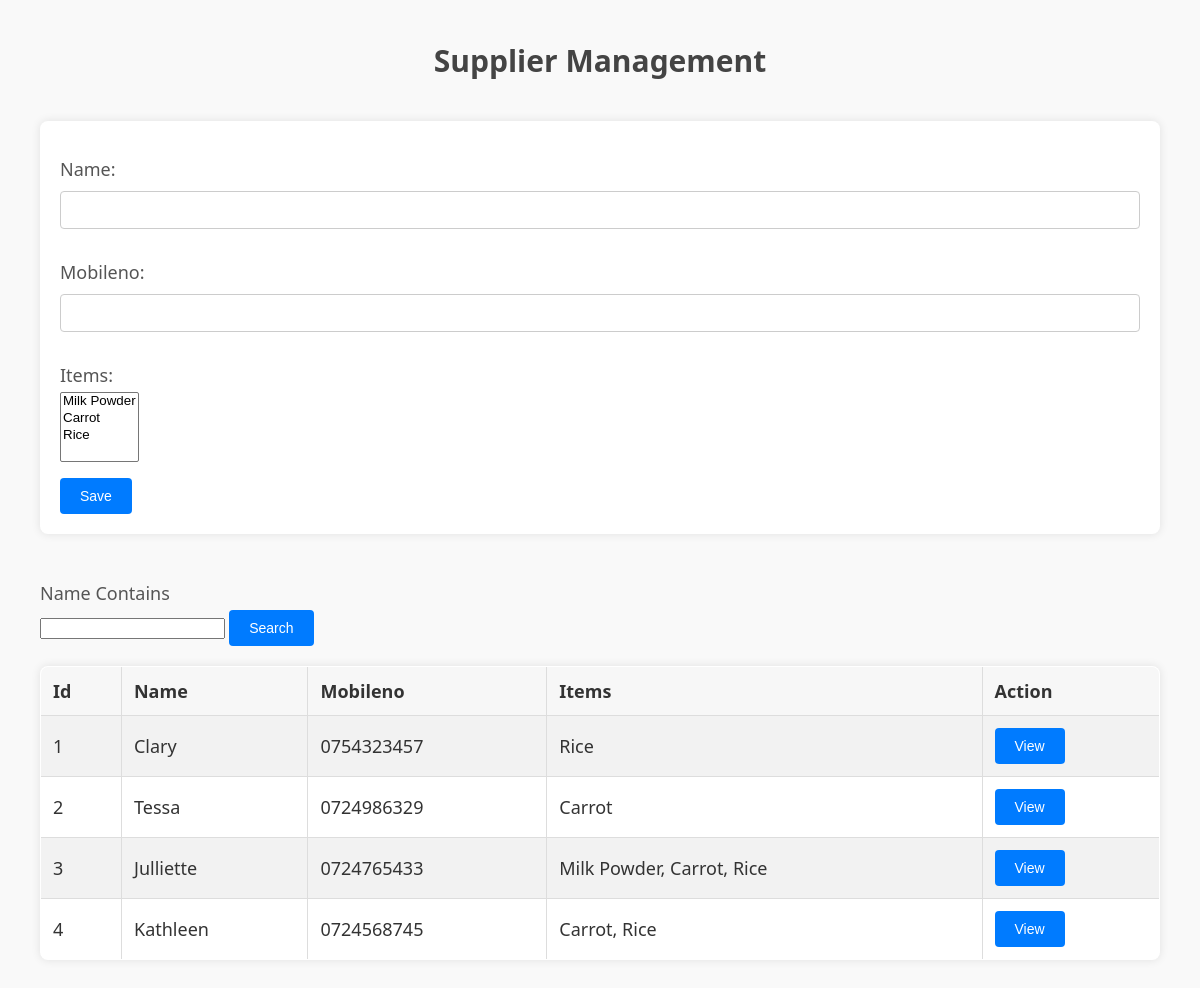
The app's page /app/Supplier/, older data.
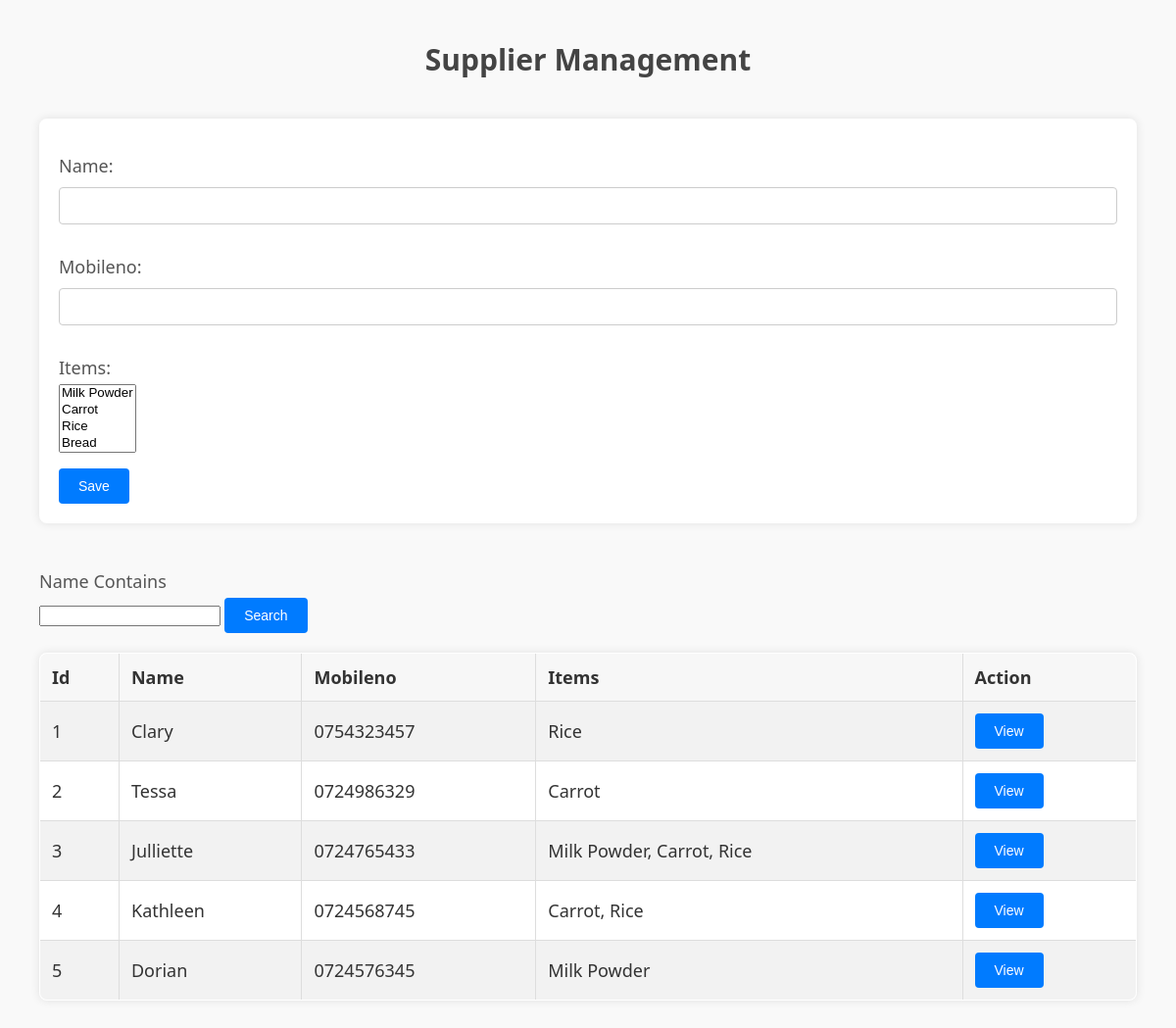
The same page, newer data.
### app/models.py (models this page shows, shortened)
class Item (models.Model):
    name = models.CharField(max_length = 20)
    price = models.DecimalField(max_digits = 8, decimal_places = 2)
    image = models.ImageField(upload_to = 'Items')
    Category = models.ForeignKey(Category, on_delete = models.CASCADE)
    Unit = models.ForeignKey(Unit, on_delete = models.CASCADE)
    def __str__ (self):
        return self.name

class Supplier (models.Model):
    name = models.CharField(max_length = 20)
    mobileno = models.CharField(max_length =10)
    items = models.ManyToManyField(Item)

### app/views.py (the view)
# urls.py: path('Supplier/', views.Supplierview),
def Supplierview(request):
    Suppliers = Supplier.objects.all()
    if request.method == 'POST':
        form = SupplierForm(request.POST)
        if form.is_valid():
            form.save()
    else:
        form = SupplierForm()
    context = {'form':form, 'Supplrs':Suppliers}
    return render(request, 'Supplier.html', context)

### app/forms.py
class  SupplierForm (forms.ModelForm) :
    class Meta:
        model = Supplier
        fields = '__all__'

### app/templates/Supplier.html (shortened to what this page needs)
<html>
<head>
<h1>Supplier Management</h1>
</head>
<body>
<form method="POST">
    {{ form.as_p }}
    <input type="submit" value="Save">
</form>
<br>
<label>Name Contains</label>
<input>
<button>Search</button>
<table border="1">
    <tr>
        <th>Id</th>
        <th>Name</th>
        <th>Mobileno</th>
        <th>Items</th>
        <th>Action</th>
    </tr>
    {% for Supplier in Supplrs %}
    <tr>
        <td>{{ Supplier.id }}</td>
        <td>{{ Supplier.name }}</td>
        <td>{{ Supplier.mobileno }}</td>
        <td>{{ Supplier.items.all|join:", " }}</td>
        <td><button>View</button></td>
    </tr>
    {% endfor %}
</table>
</html>

### app/templates/Supplier.html (style rules this page uses)
body { background-color: #f9f9f9; font-family: 'Segoe UI', Tahoma, Geneva, Verdana, sans-serif; margin: 40px; color: #333; }
h1 { text-align: center; color: #444; margin-bottom: 40px; font-size: 30px; font-weight: 600; }
form { margin-bottom: 20px; background-color: #fff; padding: 20px; border-radius: 8px; box-shadow: 0 0 10px rgba(0, 0, 0, 0.1); }
label { display: block; margin: 5px 0; font-weight: 500; color: #555; font-size: 18px; }
input[type="text"] { width: 100%; padding: 10px; margin: 5px 0 15px; box-sizing: border-box; border: 1px solid #ccc; border-radius: 4px; font-size: 14px; }
input[type="submit"], button { padding: 10px 20px; background-color: #007BFF; color: white; border: none; border-radius: 4px; cursor: pointer; font-size: 14px; }
table { width: 100%; border-collapse: collapse; margin-top: 20px; background-color: #fff; box-shadow: 0 0 10px rgba(0, 0, 0, 0.1); border-radius: 8px; overflow: hidden; }
table, th, td { border: 1px solid #ddd; }
th, td { padding: 12px; text-align: left; font-size: 18px; }
th { background-color: #f7f7f7; font-weight: 600; }
tr:nth-child(even) { background-color: #f2f2f2; }

Row changes from the older to the newer data that the page shows:
added Supplier: id "5", name "Dorian", mobileno "0724576345", items.all "Milk Powder"
Text that changed along with them:
form field items: "Milk Powder / Carrot / Rice" → "Milk Powder / Carrot / Rice / Bread"
